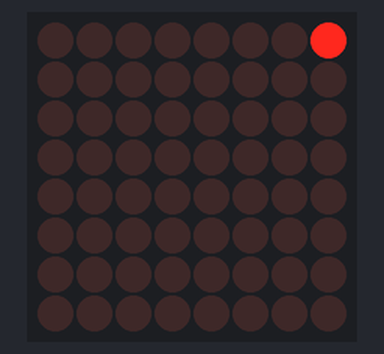
Bench run of a sketch on a simulated Arduino Uno, built with avr-gcc and run on an emulated ATmega328P. Parts: 8×8 LED matrix.

Above: at 0.07 s.
At 0.77 s:
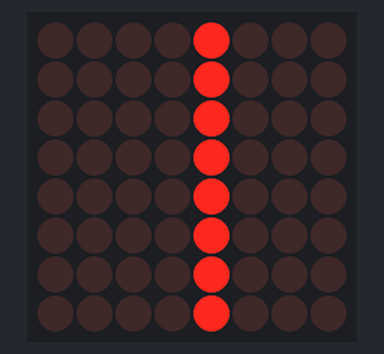
At 1.14 s:
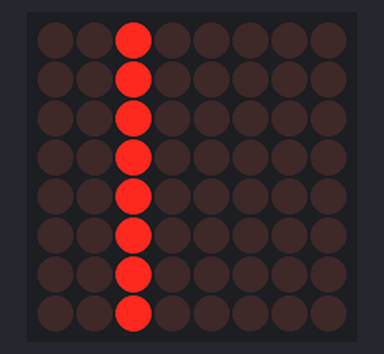
At 1.68 s:
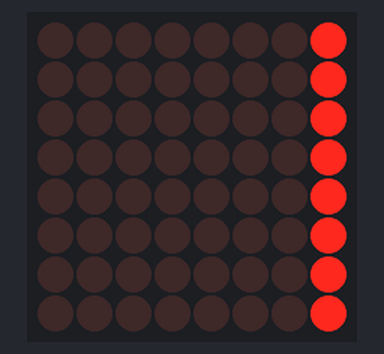

Measured:
- by itself, everything shown: repeats every 1.5 s, in 8 steps

The sketch:

LED8x8Module.ino
```cpp
/*

  LED/LED8x8Module
  Building and using an 8x8 LED matrix with MAX7219 driver module

  For info and circuit diagrams see https://github.com/tardate/LittleArduinoProjects/tree/main/Electronics101/LED/LED8x8Module

 */

#include <LedControl.h>

const uint8_t CS_PIN  = 10;
const uint8_t DIN_PIN = 11;
const uint8_t CLK_PIN = 13;

const byte MATRIX_WIDTH = 8;

const uint16_t DEMO_DELAY_LONG   = 600;
const uint16_t DEMO_DELAY_MEDIUM = 150;
const uint16_t DEMO_DELAY_SHORT  = 20;

LedControl lc = LedControl(DIN_PIN, CLK_PIN, CS_PIN, 1);

void setup() {
  lc.shutdown(0,false);
  lc.setIntensity(0,8);
  lc.clearDisplay(0);
}

void loop() {
  scanner();
}


/*
 Scan through each digit ("row") turning on a single LED ("column") etc..
 */
void scanner() {
  lc.clearDisplay(0);
  for (byte column=0; column<8; column++) {
    for (byte row=0; row<=8; row++) {
      lc.setRow(0, row, 0x01 << column);
      delay(DEMO_DELAY_SHORT);
    }
  }
}
```
